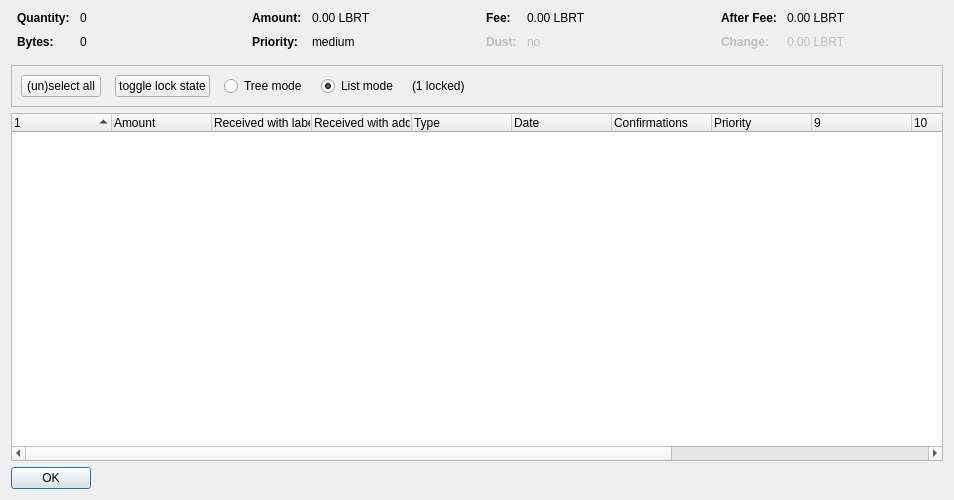
<?xml version="1.0" encoding="UTF-8"?>
<ui version="4.0">
 <class>CoinControlDialog</class>
 <widget class="QDialog" name="CoinControlDialog">
  <property name="geometry">
   <rect>
    <x>0</x>
    <y>0</y>
    <width>954</width>
    <height>500</height>
   </rect>
  </property>
  <property name="windowTitle">
   <string>Coin Selection</string>
  </property>
  <layout class="QVBoxLayout" name="verticalLayout">
   <item>
    <layout class="QHBoxLayout" name="horizontalLayoutTop" stretch="0,0,0,0">
     <property name="topMargin">
      <number>0</number>
     </property>
     <property name="bottomMargin">
      <number>10</number>
     </property>
     <item>
      <layout class="QFormLayout" name="formLayoutCoinControl1">
       <property name="horizontalSpacing">
        <number>10</number>
       </property>
       <property name="verticalSpacing">
        <number>10</number>
       </property>
       <property name="leftMargin">
        <number>6</number>
       </property>
       <property name="rightMargin">
        <number>6</number>
       </property>
       <item row="0" column="0">
        <widget class="QLabel" name="labelCoinControlQuantityText">
         <property name="font">
          <font>
           <weight>75</weight>
           <bold>true</bold>
          </font>
         </property>
         <property name="text">
          <string>Quantity:</string>
         </property>
        </widget>
       </item>
       <item row="0" column="1">
        <widget class="QLabel" name="labelCoinControlQuantity">
         <property name="cursor">
          <cursorShape>IBeamCursor</cursorShape>
         </property>
         <property name="contextMenuPolicy">
          <enum>Qt::ActionsContextMenu</enum>
         </property>
         <property name="text">
          <string notr="true">0</string>
         </property>
         <property name="textInteractionFlags">
          <set>Qt::LinksAccessibleByMouse|Qt::TextSelectableByKeyboard|Qt::TextSelectableByMouse</set>
         </property>
        </widget>
       </item>
       <item row="1" column="0">
        <widget class="QLabel" name="labelCoinControlBytesText">
         <property name="font">
          <font>
           <weight>75</weight>
           <bold>true</bold>
          </font>
         </property>
         <property name="text">
          <string>Bytes:</string>
         </property>
        </widget>
       </item>
       <item row="1" column="1">
        <widget class="QLabel" name="labelCoinControlBytes">
         <property name="cursor">
          <cursorShape>IBeamCursor</cursorShape>
         </property>
         <property name="contextMenuPolicy">
          <enum>Qt::ActionsContextMenu</enum>
         </property>
         <property name="text">
          <string notr="true">0</string>
         </property>
         <property name="textInteractionFlags">
          <set>Qt::LinksAccessibleByMouse|Qt::TextSelectableByKeyboard|Qt::TextSelectableByMouse</set>
         </property>
        </widget>
       </item>
      </layout>
     </item>
     <item>
      <layout class="QFormLayout" name="formLayoutCoinControl2">
       <property name="horizontalSpacing">
        <number>10</number>
       </property>
       <property name="verticalSpacing">
        <number>10</number>
       </property>
       <property name="leftMargin">
        <number>6</number>
       </property>
       <property name="rightMargin">
        <number>6</number>
       </property>
       <item row="0" column="0">
        <widget class="QLabel" name="labelCoinControlAmountText">
         <property name="font">
          <font>
           <weight>75</weight>
           <bold>true</bold>
          </font>
         </property>
         <property name="text">
          <string>Amount:</string>
         </property>
        </widget>
       </item>
       <item row="0" column="1">
        <widget class="QLabel" name="labelCoinControlAmount">
         <property name="cursor">
          <cursorShape>IBeamCursor</cursorShape>
         </property>
         <property name="contextMenuPolicy">
          <enum>Qt::ActionsContextMenu</enum>
         </property>
         <property name="text">
          <string notr="true">0.00 LBRT</string>
         </property>
         <property name="textInteractionFlags">
          <set>Qt::LinksAccessibleByMouse|Qt::TextSelectableByKeyboard|Qt::TextSelectableByMouse</set>
         </property>
        </widget>
       </item>
       <item row="1" column="0">
        <widget class="QLabel" name="labelCoinControlPriorityText">
         <property name="font">
          <font>
           <weight>75</weight>
           <bold>true</bold>
          </font>
         </property>
         <property name="text">
          <string>Priority:</string>
         </property>
        </widget>
       </item>
       <item row="1" column="1">
        <widget class="QLabel" name="labelCoinControlPriority">
         <property name="cursor">
          <cursorShape>IBeamCursor</cursorShape>
         </property>
         <property name="contextMenuPolicy">
          <enum>Qt::ActionsContextMenu</enum>
         </property>
         <property name="text">
          <string>medium</string>
         </property>
         <property name="textInteractionFlags">
          <set>Qt::LinksAccessibleByMouse|Qt::TextSelectableByKeyboard|Qt::TextSelectableByMouse</set>
         </property>
        </widget>
       </item>
      </layout>
     </item>
     <item>
      <layout class="QFormLayout" name="formLayoutCoinControl3">
       <property name="horizontalSpacing">
        <number>10</number>
       </property>
       <property name="verticalSpacing">
        <number>10</number>
       </property>
       <property name="leftMargin">
        <number>6</number>
       </property>
       <property name="rightMargin">
        <number>6</number>
       </property>
       <item row="0" column="0">
        <widget class="QLabel" name="labelCoinControlFeeText">
         <property name="font">
          <font>
           <weight>75</weight>
           <bold>true</bold>
          </font>
         </property>
         <property name="text">
          <string>Fee:</string>
         </property>
        </widget>
       </item>
       <item row="0" column="1">
        <widget class="QLabel" name="labelCoinControlFee">
         <property name="cursor">
          <cursorShape>IBeamCursor</cursorShape>
         </property>
         <property name="contextMenuPolicy">
          <enum>Qt::ActionsContextMenu</enum>
         </property>
         <property name="text">
          <string notr="true">0.00 LBRT</string>
         </property>
         <property name="textInteractionFlags">
          <set>Qt::LinksAccessibleByMouse|Qt::TextSelectableByKeyboard|Qt::TextSelectableByMouse</set>
         </property>
        </widget>
       </item>
       <item row="1" column="0">
        <widget class="QLabel" name="labelCoinControlLowOutputText">
         <property name="enabled">
          <bool>false</bool>
         </property>
         <property name="font">
          <font>
           <weight>75</weight>
           <bold>true</bold>
          </font>
         </property>
         <property name="text">
          <string>Dust:</string>
         </property>
        </widget>
       </item>
       <item row="1" column="1">
        <widget class="QLabel" name="labelCoinControlLowOutput">
         <property name="enabled">
          <bool>false</bool>
         </property>
         <property name="cursor">
          <cursorShape>IBeamCursor</cursorShape>
         </property>
         <property name="contextMenuPolicy">
          <enum>Qt::ActionsContextMenu</enum>
         </property>
         <property name="text">
          <string>no</string>
         </property>
         <property name="textInteractionFlags">
          <set>Qt::LinksAccessibleByMouse|Qt::TextSelectableByKeyboard|Qt::TextSelectableByMouse</set>
         </property>
        </widget>
       </item>
      </layout>
     </item>
     <item>
      <layout class="QFormLayout" name="formLayoutCoinControl4">
       <property name="horizontalSpacing">
        <number>10</number>
       </property>
       <property name="verticalSpacing">
        <number>10</number>
       </property>
       <property name="leftMargin">
        <number>6</number>
       </property>
       <property name="rightMargin">
        <number>6</number>
       </property>
       <item row="0" column="0">
        <widget class="QLabel" name="labelCoinControlAfterFeeText">
         <property name="font">
          <font>
           <weight>75</weight>
           <bold>true</bold>
          </font>
         </property>
         <property name="text">
          <string>After Fee:</string>
         </property>
        </widget>
       </item>
       <item row="0" column="1">
        <widget class="QLabel" name="labelCoinControlAfterFee">
         <property name="cursor">
          <cursorShape>IBeamCursor</cursorShape>
         </property>
         <property name="contextMenuPolicy">
          <enum>Qt::ActionsContextMenu</enum>
         </property>
         <property name="text">
          <string notr="true">0.00 LBRT</string>
         </property>
         <property name="textInteractionFlags">
          <set>Qt::LinksAccessibleByMouse|Qt::TextSelectableByKeyboard|Qt::TextSelectableByMouse</set>
         </property>
        </widget>
       </item>
       <item row="1" column="0">
        <widget class="QLabel" name="labelCoinControlChangeText">
         <property name="enabled">
          <bool>false</bool>
         </property>
         <property name="font">
          <font>
           <weight>75</weight>
           <bold>true</bold>
          </font>
         </property>
         <property name="text">
          <string>Change:</string>
         </property>
        </widget>
       </item>
       <item row="1" column="1">
        <widget class="QLabel" name="labelCoinControlChange">
         <property name="enabled">
          <bool>false</bool>
         </property>
         <property name="cursor">
          <cursorShape>IBeamCursor</cursorShape>
         </property>
         <property name="contextMenuPolicy">
          <enum>Qt::ActionsContextMenu</enum>
         </property>
         <property name="text">
          <string notr="true">0.00 LBRT</string>
         </property>
         <property name="textInteractionFlags">
          <set>Qt::LinksAccessibleByMouse|Qt::TextSelectableByKeyboard|Qt::TextSelectableByMouse</set>
         </property>
        </widget>
       </item>
      </layout>
     </item>
    </layout>
   </item>
   <item>
    <widget class="QFrame" name="frame">
     <property name="minimumSize">
      <size>
       <width>0</width>
       <height>40</height>
      </size>
     </property>
     <property name="frameShape">
      <enum>QFrame::StyledPanel</enum>
     </property>
     <property name="frameShadow">
      <enum>QFrame::Sunken</enum>
     </property>
     <layout class="QHBoxLayout" name="horizontalLayout">
      <item>
       <layout class="QHBoxLayout" name="horizontalLayoutPanel" stretch="0,0,0,0,0,0">
        <property name="spacing">
         <number>14</number>
        </property>
        <item>
         <widget class="QPushButton" name="pushButtonSelectAll">
          <property name="sizePolicy">
           <sizepolicy hsizetype="Maximum" vsizetype="Fixed">
            <horstretch>0</horstretch>
            <verstretch>0</verstretch>
           </sizepolicy>
          </property>
          <property name="text">
           <string>(un)select all</string>
          </property>
          <property name="autoDefault">
           <bool>false</bool>
          </property>
         </widget>
        </item>
        <item>
         <widget class="QPushButton" name="pushButtonToggleLock">
          <property name="sizePolicy">
           <sizepolicy hsizetype="Maximum" vsizetype="Fixed">
            <horstretch>0</horstretch>
            <verstretch>0</verstretch>
           </sizepolicy>
          </property>
          <property name="text">
           <string>toggle lock state</string>
          </property>
          <property name="autoDefault">
           <bool>false</bool>
          </property>
         </widget>
        </item>
        <item>
         <widget class="QRadioButton" name="radioTreeMode">
          <property name="sizePolicy">
           <sizepolicy hsizetype="Maximum" vsizetype="Fixed">
            <horstretch>0</horstretch>
            <verstretch>0</verstretch>
           </sizepolicy>
          </property>
          <property name="text">
           <string>Tree mode</string>
          </property>
         </widget>
        </item>
        <item>
         <widget class="QRadioButton" name="radioListMode">
          <property name="sizePolicy">
           <sizepolicy hsizetype="Maximum" vsizetype="Fixed">
            <horstretch>0</horstretch>
            <verstretch>0</verstretch>
           </sizepolicy>
          </property>
          <property name="text">
           <string>List mode</string>
          </property>
          <property name="checked">
           <bool>true</bool>
          </property>
         </widget>
        </item>
        <item>
         <widget class="QLabel" name="labelLocked">
          <property name="text">
           <string>(1 locked)</string>
          </property>
         </widget>
        </item>
        <item>
         <spacer name="horizontalSpacer">
          <property name="orientation">
           <enum>Qt::Horizontal</enum>
          </property>
          <property name="sizeHint" stdset="0">
           <size>
            <width>40</width>
            <height>20</height>
           </size>
          </property>
         </spacer>
        </item>
       </layout>
      </item>
     </layout>
    </widget>
   </item>
   <item>
    <widget class="CoinControlTreeWidget" name="treeWidget">
     <property name="contextMenuPolicy">
      <enum>Qt::CustomContextMenu</enum>
     </property>
     <property name="sortingEnabled">
      <bool>false</bool>
     </property>
     <property name="columnCount">
      <number>13</number>
     </property>
     <attribute name="headerShowSortIndicator" stdset="0">
      <bool>true</bool>
     </attribute>
     <attribute name="headerStretchLastSection">
      <bool>false</bool>
     </attribute>
     <column>
      <property name="text">
       <string/>
      </property>
     </column>
     <column>
      <property name="text">
       <string>Amount</string>
      </property>
     </column>
     <column>
      <property name="text">
       <string>Received with label</string>
      </property>
     </column>
     <column>
      <property name="text">
       <string>Received with address</string>
      </property>
     </column>
     <column>
      <property name="text">
       <string>Type</string>
      </property>
     </column>
     <column>
      <property name="text">
       <string>Date</string>
      </property>
     </column>
     <column>
      <property name="text">
       <string>Confirmations</string>
      </property>
      <property name="toolTip">
       <string>Confirmed</string>
      </property>
     </column>
     <column>
      <property name="text">
       <string>Priority</string>
      </property>
     </column>
     <column>
      <property name="text">
       <string/>
      </property>
     </column>
     <column>
      <property name="text">
       <string/>
      </property>
     </column>
     <column>
      <property name="text">
       <string/>
      </property>
     </column>
     <column>
      <property name="text">
       <string/>
      </property>
     </column>
     <column>
      <property name="text">
       <string/>
      </property>
     </column>
    </widget>
   </item>
   <item>
    <widget class="QDialogButtonBox" name="buttonBox">
     <property name="sizePolicy">
      <sizepolicy hsizetype="Maximum" vsizetype="Fixed">
       <horstretch>0</horstretch>
       <verstretch>0</verstretch>
      </sizepolicy>
     </property>
     <property name="orientation">
      <enum>Qt::Horizontal</enum>
     </property>
     <property name="standardButtons">
      <set>QDialogButtonBox::Ok</set>
     </property>
    </widget>
   </item>
  </layout>
 </widget>
 <customwidgets>
  <customwidget>
   <class>CoinControlTreeWidget</class>
   <extends>QTreeWidget</extends>
   <header>coincontroltreewidget.h</header>
  </customwidget>
 </customwidgets>
 <resources/>
 <connections/>
</ui>
